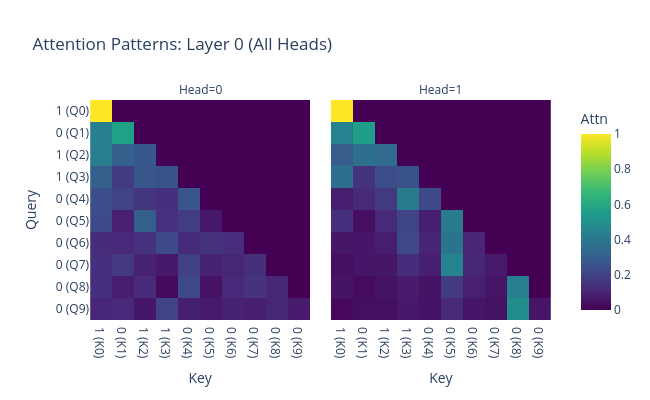
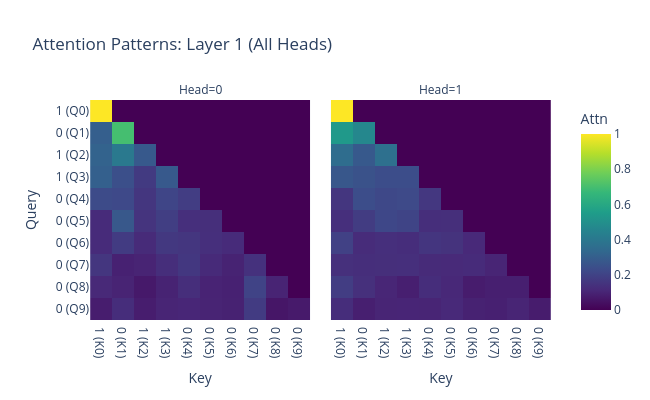

Here is the notebook cell these charts were saved with, in order:
### Code cell
logits, cache = model.run_with_cache(input_seq)
token_labels = [str(t.item()) for t in input_seq[0]]
plot_attention_heatmap(cache, layer_idx=None, head_idx=None, tokens=token_labels)

### Figure 1 — Plotly figure (JSON) as saved in the notebook; plotly's stock layout.template omitted (floating-point values rounded to 4 significant figures)
{"data": [{"coloraxis": "coloraxis", "hovertemplate": "Key: %{x}<br>Query: %{y}<br>Attn: %{z}<extra></extra>", "name": "0", "type": "heatmap", "x": ["1 (K0)", "0 (K1)", "1 (K2)", "1 (K3)", "0 (K4)", "0 (K5)", "0 (K6)", "0 (K7)", "0 (K8)", "0 (K9)"], "xaxis": "x", "y": ["1 (Q0)", "0 (Q1)", "1 (Q2)", "1 (Q3)", "0 (Q4)", "0 (Q5)", "0 (Q6)", "0 (Q7)", "0 (Q8)", "0 (Q9)"], "yaxis": "y", "z": [[1.0, 0.0, 0.0, 0.0, 0.0, 0.0, 0.0, 0.0, 0.0, 0.0], [0.4344, 0.5656, 0.0, 0.0, 0.0, 0.0, 0.0, 0.0, 0.0, 0.0], [0.4227, 0.301, 0.2762, 0.0, 0.0, 0.0, 0.0, 0.0, 0.0, 0.0], [0.3015, 0.1749, 0.2687, 0.2549, 0.0, 0.0, 0.0, 0.0, 0.0, 0.0], [0.2421, 0.2029, 0.1538, 0.1348, 0.2665, 0.0, 0.0, 0.0, 0.0, 0.0], [0.228, 0.08809, 0.2986, 0.1409, 0.1777, 0.06671, 0.0, 0.0, 0.0, 0.0], [0.124, 0.115, 0.1427, 0.2275, 0.1183, 0.1449, 0.1276, 0.0, 0.0, 0.0], [0.1362, 0.169, 0.0919, 0.0683, 0.1955, 0.09518, 0.1055, 0.1384, 0.0, 0.0], [0.1361, 0.07857, 0.1214, 0.02444, 0.218, 0.05144, 0.1127, 0.1488, 0.1086, 0.0], [0.1067, 0.1122, 0.06236, 0.201, 0.0841, 0.07208, 0.09502, 0.08409, 0.1063, 0.07618]]}, {"coloraxis": "coloraxis", "hovertemplate": "Key: %{x}<br>Query: %{y}<br>Attn: %{z}<extra></extra>", "name": "1", "type": "heatmap", "x": ["1 (K0)", "0 (K1)", "1 (K2)", "1 (K3)", "0 (K4)", "0 (K5)", "0 (K6)", "0 (K7)", "0 (K8)", "0 (K9)"], "xaxis": "x2", "y": ["1 (Q0)", "0 (Q1)", "1 (Q2)", "1 (Q3)", "0 (Q4)", "0 (Q5)", "0 (Q6)", "0 (Q7)", "0 (Q8)", "0 (Q9)"], "yaxis": "y2", "z": [[1.0, 0.0, 0.0, 0.0, 0.0, 0.0, 0.0, 0.0, 0.0, 0.0], [0.4425, 0.5575, 0.0, 0.0, 0.0, 0.0, 0.0, 0.0, 0.0, 0.0], [0.2929, 0.3645, 0.3426, 0.0, 0.0, 0.0, 0.0, 0.0, 0.0, 0.0], [0.3649, 0.1441, 0.2357, 0.2553, 0.0, 0.0, 0.0, 0.0, 0.0, 0.0], [0.08003, 0.1199, 0.1672, 0.4083, 0.2245, 0.0, 0.0, 0.0, 0.0, 0.0], [0.1353, 0.03791, 0.1194, 0.207, 0.08417, 0.4162, 0.0, 0.0, 0.0, 0.0], [0.05961, 0.06134, 0.07862, 0.2177, 0.1008, 0.3803, 0.1016, 0.0, 0.0, 0.0], [0.03686, 0.05722, 0.05977, 0.1284, 0.08522, 0.4542, 0.1082, 0.07018, 0.0, 0.0], [0.05227, 0.02759, 0.05078, 0.07631, 0.05192, 0.1749, 0.08844, 0.05607, 0.4217, 0.0], [0.01997, 0.03996, 0.03997, 0.06854, 0.05453, 0.12, 0.06195, 0.04996, 0.4868, 0.05829]]}], "layout": {"annotations": [{"font": {}, "showarrow": false, "text": "Head=0", "x": 0.2497, "xanchor": "center", "xref": "paper", "y": 1, "yanchor": "bottom", "yref": "paper"}, {"font": {}, "showarrow": false, "text": "Head=1", "x": 0.7502, "xanchor": "center", "xref": "paper", "y": 1, "yanchor": "bottom", "yref": "paper"}], "coloraxis": {"cmax": 1, "cmin": 0, "colorbar": {"title": {"text": "Attn"}}, "colorscale": [[0, "#440154"], [0.1111, "#482878"], [0.2222, "#3e4989"], [0.3333, "#31688e"], [0.4444, "#26828e"], [0.5556, "#1f9e89"], [0.6667, "#35b779"], [0.7778, "#6ece58"], [0.8889, "#b5de2b"], [1, "#fde725"]]}, "height": 400, "title": {"text": "Attention Patterns: Layer 0 (All Heads)"}, "width": 650, "xaxis": {"anchor": "y", "constrain": "domain", "domain": [0, 0.4995], "scaleanchor": "y", "title": {"text": "Key"}}, "xaxis2": {"anchor": "y2", "domain": [0.5005, 1], "matches": "x", "title": {"text": "Key"}}, "yaxis": {"anchor": "x", "autorange": "reversed", "constrain": "domain", "domain": [0, 1], "title": {"text": "Query"}}, "yaxis2": {"anchor": "x2", "domain": [0, 1], "matches": "y", "showticklabels": false}}}

### Figure 2 — Plotly figure (JSON) as saved in the notebook; plotly's stock layout.template omitted (floating-point values rounded to 4 significant figures)
{"data": [{"coloraxis": "coloraxis", "hovertemplate": "Key: %{x}<br>Query: %{y}<br>Attn: %{z}<extra></extra>", "name": "0", "type": "heatmap", "x": ["1 (K0)", "0 (K1)", "1 (K2)", "1 (K3)", "0 (K4)", "0 (K5)", "0 (K6)", "0 (K7)", "0 (K8)", "0 (K9)"], "xaxis": "x", "y": ["1 (Q0)", "0 (Q1)", "1 (Q2)", "1 (Q3)", "0 (Q4)", "0 (Q5)", "0 (Q6)", "0 (Q7)", "0 (Q8)", "0 (Q9)"], "yaxis": "y", "z": [[1.0, 0.0, 0.0, 0.0, 0.0, 0.0, 0.0, 0.0, 0.0, 0.0], [0.3016, 0.6984, 0.0, 0.0, 0.0, 0.0, 0.0, 0.0, 0.0, 0.0], [0.3156, 0.406, 0.2784, 0.0, 0.0, 0.0, 0.0, 0.0, 0.0, 0.0], [0.3039, 0.2436, 0.1728, 0.2797, 0.0, 0.0, 0.0, 0.0, 0.0, 0.0], [0.2277, 0.2218, 0.1596, 0.2102, 0.1807, 0.0, 0.0, 0.0, 0.0, 0.0], [0.1213, 0.2748, 0.1499, 0.185, 0.1353, 0.1337, 0.0, 0.0, 0.0, 0.0], [0.1213, 0.1767, 0.1199, 0.1658, 0.1591, 0.1345, 0.1227, 0.0, 0.0, 0.0], [0.1569, 0.09119, 0.09975, 0.132, 0.1631, 0.1178, 0.0962, 0.143, 0.0, 0.0], [0.1139, 0.09877, 0.06897, 0.09715, 0.1312, 0.09753, 0.09155, 0.2016, 0.09928, 0.0], [0.08111, 0.1296, 0.0799, 0.103, 0.1066, 0.09901, 0.09338, 0.1756, 0.06007, 0.07171]]}, {"coloraxis": "coloraxis", "hovertemplate": "Key: %{x}<br>Query: %{y}<br>Attn: %{z}<extra></extra>", "name": "1", "type": "heatmap", "x": ["1 (K0)", "0 (K1)", "1 (K2)", "1 (K3)", "0 (K4)", "0 (K5)", "0 (K6)", "0 (K7)", "0 (K8)", "0 (K9)"], "xaxis": "x2", "y": ["1 (Q0)", "0 (Q1)", "1 (Q2)", "1 (Q3)", "0 (Q4)", "0 (Q5)", "0 (Q6)", "0 (Q7)", "0 (Q8)", "0 (Q9)"], "yaxis": "y2", "z": [[1.0, 0.0, 0.0, 0.0, 0.0, 0.0, 0.0, 0.0, 0.0, 0.0], [0.535, 0.465, 0.0, 0.0, 0.0, 0.0, 0.0, 0.0, 0.0, 0.0], [0.3545, 0.2797, 0.3658, 0.0, 0.0, 0.0, 0.0, 0.0, 0.0, 0.0], [0.274, 0.2539, 0.2356, 0.2365, 0.0, 0.0, 0.0, 0.0, 0.0, 0.0], [0.1589, 0.2377, 0.2179, 0.2251, 0.1604, 0.0, 0.0, 0.0, 0.0, 0.0], [0.1346, 0.1795, 0.2169, 0.2059, 0.1297, 0.1334, 0.0, 0.0, 0.0, 0.0], [0.1942, 0.1243, 0.1363, 0.1286, 0.1553, 0.1469, 0.1144, 0.0, 0.0, 0.0], [0.1382, 0.1321, 0.1334, 0.1349, 0.1202, 0.1166, 0.1218, 0.1027, 0.0, 0.0], [0.1815, 0.1367, 0.1058, 0.08498, 0.1296, 0.1128, 0.07816, 0.08488, 0.08561, 0.0], [0.1294, 0.08631, 0.1013, 0.1035, 0.1014, 0.1161, 0.09412, 0.0882, 0.1025, 0.07725]]}], "layout": {"annotations": [{"font": {}, "showarrow": false, "text": "Head=0", "x": 0.2497, "xanchor": "center", "xref": "paper", "y": 1, "yanchor": "bottom", "yref": "paper"}, {"font": {}, "showarrow": false, "text": "Head=1", "x": 0.7502, "xanchor": "center", "xref": "paper", "y": 1, "yanchor": "bottom", "yref": "paper"}], "coloraxis": {"cmax": 1, "cmin": 0, "colorbar": {"title": {"text": "Attn"}}, "colorscale": [[0, "#440154"], [0.1111, "#482878"], [0.2222, "#3e4989"], [0.3333, "#31688e"], [0.4444, "#26828e"], [0.5556, "#1f9e89"], [0.6667, "#35b779"], [0.7778, "#6ece58"], [0.8889, "#b5de2b"], [1, "#fde725"]]}, "height": 400, "title": {"text": "Attention Patterns: Layer 1 (All Heads)"}, "width": 650, "xaxis": {"anchor": "y", "constrain": "domain", "domain": [0, 0.4995], "scaleanchor": "y", "title": {"text": "Key"}}, "xaxis2": {"anchor": "y2", "domain": [0.5005, 1], "matches": "x", "title": {"text": "Key"}}, "yaxis": {"anchor": "x", "autorange": "reversed", "constrain": "domain", "domain": [0, 1], "title": {"text": "Query"}}, "yaxis2": {"anchor": "x2", "domain": [0, 1], "matches": "y", "showticklabels": false}}}
